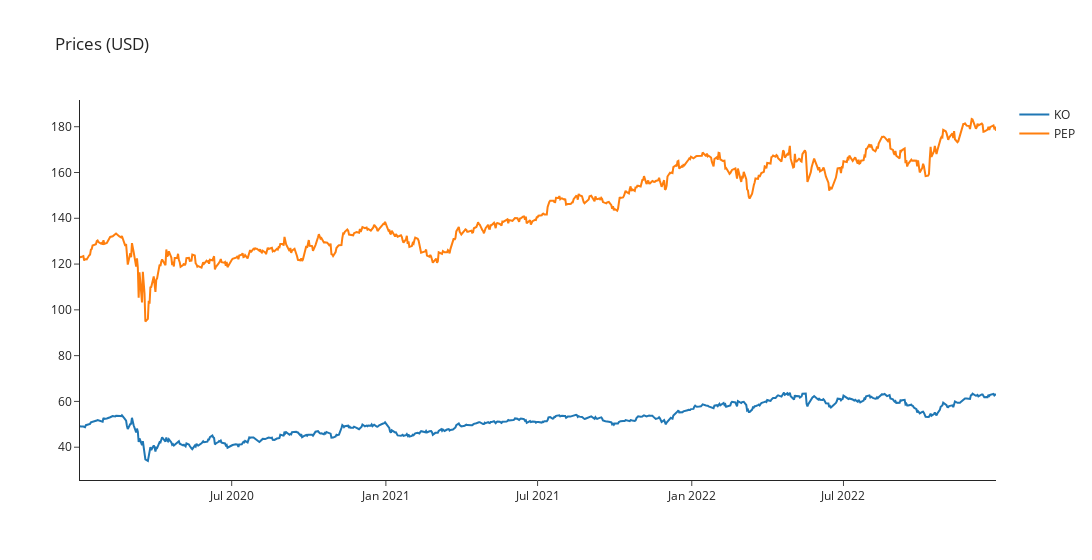

The code cell stored with this chart in its notebook:
### Code cell
# Plot prices in line chart
fig = go.Figure()
fig.add_trace(go.Scatter(x=assets.index, y=assets[asset1], name=asset1))
fig.add_trace(go.Scatter(x=assets.index, y=assets[asset2], name=asset2))
fig.update_layout(title_text='Prices (USD)', template='simple_white', width=1100)
fig.show()

### Figure 1 — Plotly figure (JSON) as saved in the notebook; plotly's stock layout.template omitted (floating-point values rounded to 4 significant figures; data arrays with more than 128 entries replaced by an {"elided": "..."} marker saying what was removed)
{"data": [{"name": "KO", "type": "scatter", "x": {"elided": "756 str values"}, "y": {"elided": "756 float values"}}, {"name": "PEP", "type": "scatter", "x": {"elided": "756 str values"}, "y": {"elided": "756 float values"}}], "layout": {"title": {"text": "Prices (USD)"}, "width": 1100}}
